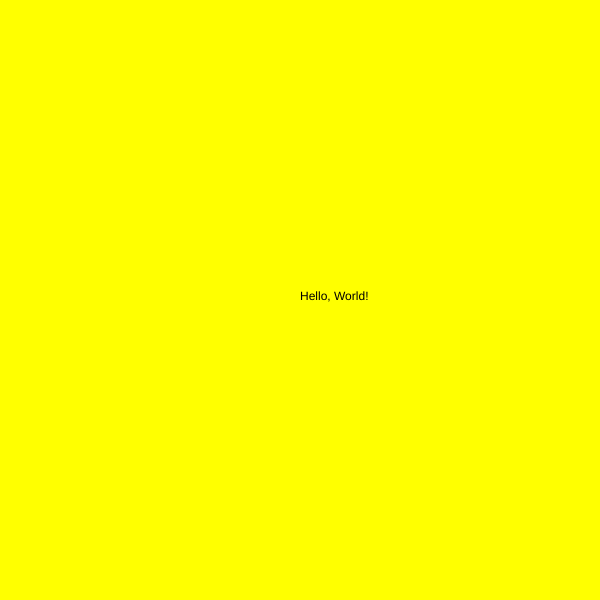
Frame 1 (no input)
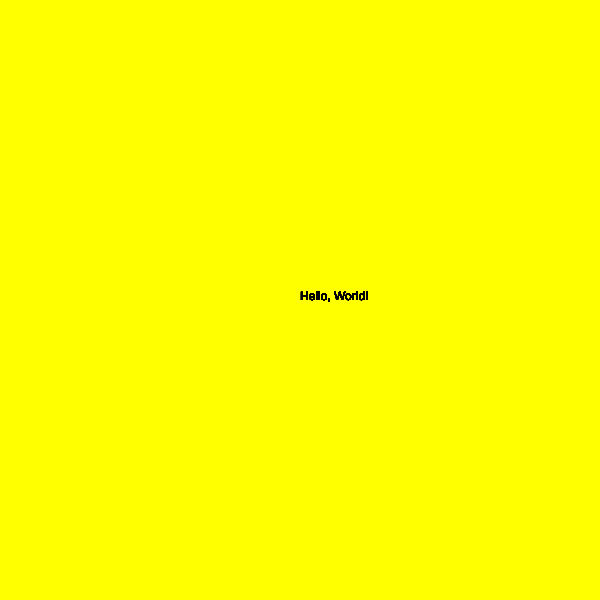
Frame 60 (no input)
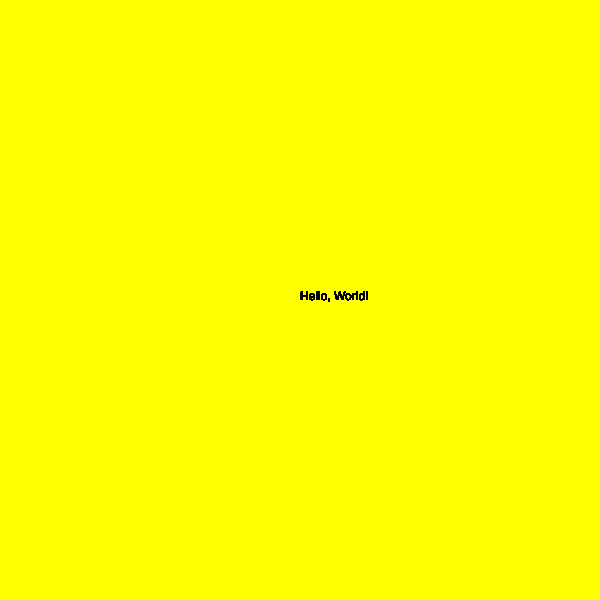
Frame 120 (the mouse pressed at the canvas centre since frame 60)

The p5.js sketch that drew these frames (run headless with seeded random() and noise() and a simulated clock; from frame 60 on, the mouse is pressed at the canvas centre):

// p5.js sketch
// ── sketch.js
// I am declaring the function setup
function setup() {

  // Creating 600x400 canvas
  createCanvas ( 600, 600 );

  //Color background pink
  background( 'yellow' );
}


// Declare draw function
function draw (){

  // With the text function have p5 write hello world
  text( "Hello, World!", 300, 300 );
}
